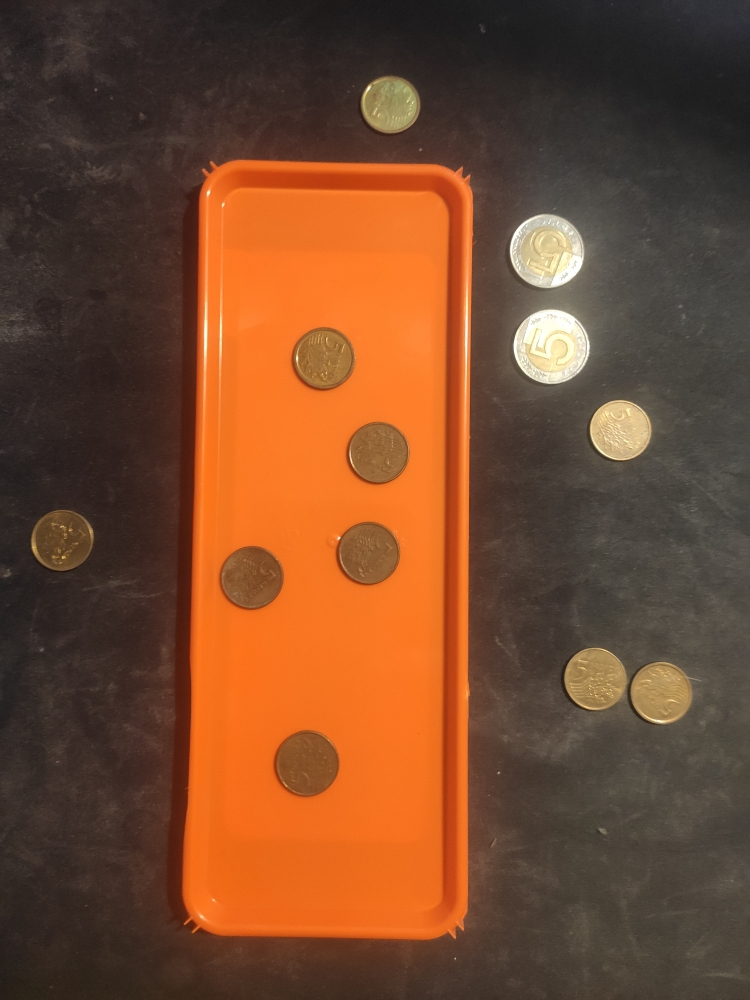
#> input picture MP2/tray1.jpg, 750 x 1000 px, given in place of movingball.mp4, which was not available
$ jupyter execute WMA01.ipynb   (text cells are left out)
#> lines starting #> are read from the running program, lines starting #| are printed output that depends on the picture; after the words box and inside, x2 and y2 are one past the last pixel; in counts of white or black regions, pixels touching at a corner belong together; pictures that were not available may be replaced by others from this repository, and a replacement may not be noted
[cell 1]
import cv2 as cv
import numpy as np

# Open the video file
cap = cv.VideoCapture("movingball.mp4")

while cap.isOpened():
    # Take each frame
    ret, frame = cap.read()
#> frame is the input picture: shape (1000, 750, 3); mean B, G, R 46.1, 73.5, 117.8

    # Check if frame reading was successful
    if not ret:
        break

    # Resize frame to a smaller size
    frame = cv.resize(frame, (480, 640))
#> frame: shape (640, 480, 3)

    # Convert BGR to HSV
    hsv = cv.cvtColor(frame, cv.COLOR_BGR2HSV)
#> hsv: shape (640, 480, 3); mean H, S, V 14.7, 113.6, 117.7

    # Define range of red color in HSV
    lower_red = np.array([0, 80, 180])
    upper_red = np.array([180, 255, 255])

    # Threshold the HSV image to get only red colors
    mask = cv.inRange(hsv, lower_red, upper_red)
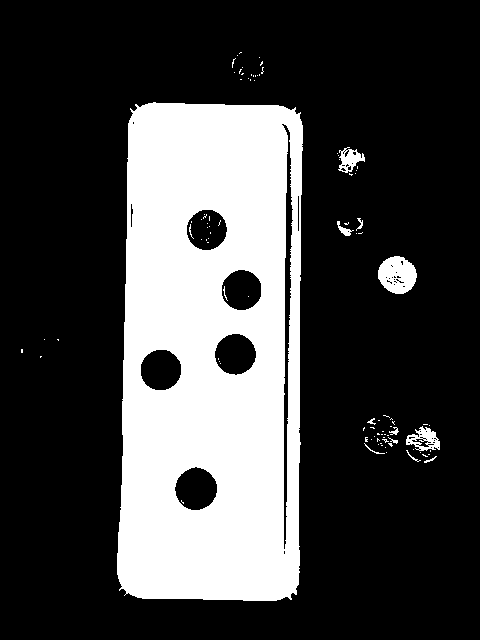
#> mask: shape (640, 480); 26.5% white; 97 white regions (84 under 20 px), largest, box (x1, y1, x2, y2) and area: (117, 102, 303, 601) 79037, (378, 256, 417, 294) 1080, (406, 426, 440, 451) 442

    # Apply erosion to reduce noise in the mask
    kernel = np.ones((5, 5), np.uint8)
    erosion = cv.erode(mask, kernel, iterations=1)
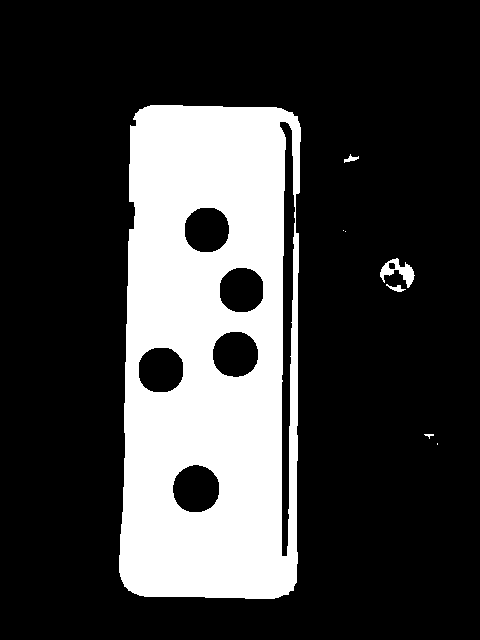
#> erosion: shape (640, 480); 23.8% white; 8 white regions (3 under 20 px), largest, box (x1, y1, x2, y2) and area: (119, 105, 301, 599) 72422, (380, 258, 415, 288) 428, (386, 284, 406, 292) 69, (344, 154, 359, 163) 58, (424, 434, 434, 439) 23

    # Apply dilation to enhance the mask
    dilation = cv.dilate(erosion, kernel, iterations=1)
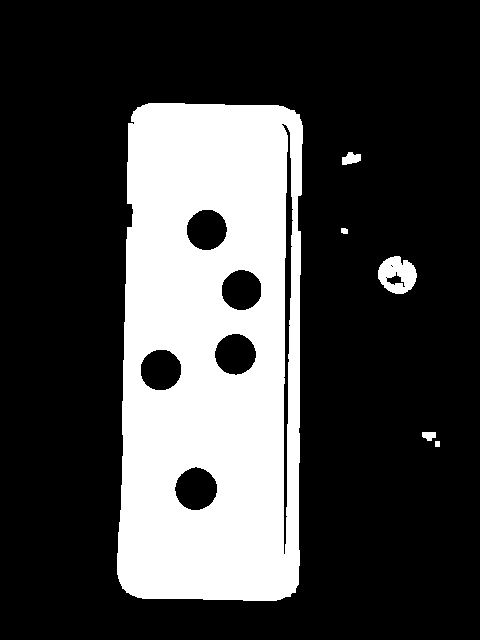
#> dilation: shape (640, 480); 26.1% white; 6 white regions, box (x1, y1, x2, y2) and area: (117, 103, 303, 601) 78730, (378, 256, 417, 294) 1003, (342, 152, 361, 165) 174, (422, 432, 436, 441) 99, (341, 228, 348, 234) 38, (435, 441, 440, 447) 30

    # Bitwise-AND mask and original image
    res = cv.bitwise_and(frame, frame, mask=dilation)
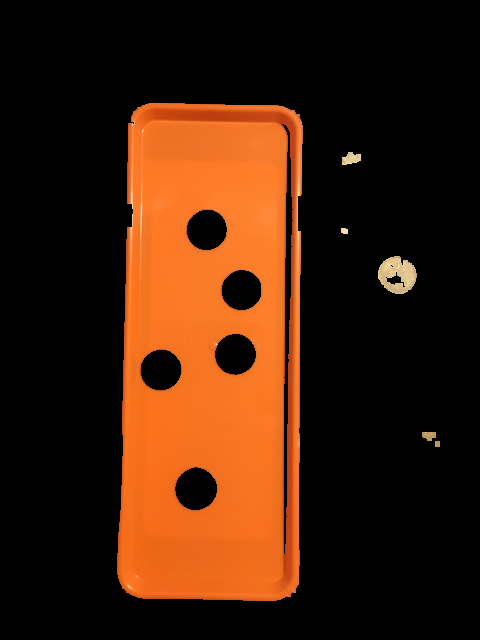
#> res: shape (640, 480, 3); mean B, G, R 9.6, 30.1, 63

    # Calculate the moments of the dilation
    M = cv.moments(dilation)
#> M = moments, m00 20418870, centre m10/m00, m01/m00 = (213.3, 353.5)

    # Calculate the centroid of the object
    cX = int(M["m10"] / M["m00"])
#> cX = 213
    cY = int(M["m01"] / M["m00"])
#> cY = 353

    # Draw a circle at the centroid position
    cv.circle(frame, (cX, cY), 5, (255, 0, 0), -1)
#> frame: shape (640, 480, 3); mean B, G, R 46, 73.3, 117.6

    # Display the resulting frame with the detected object
    cv.imshow('res', res)

    # Check for the 'q' key press to exit the loop
    if cv.waitKey(1) == ord('q'):
#> (key q is pressed here)
        break

# Release the video capture and close all windows
cap.release()
cv.destroyAllWindows()

$ run again, on MP2/tray3.jpg
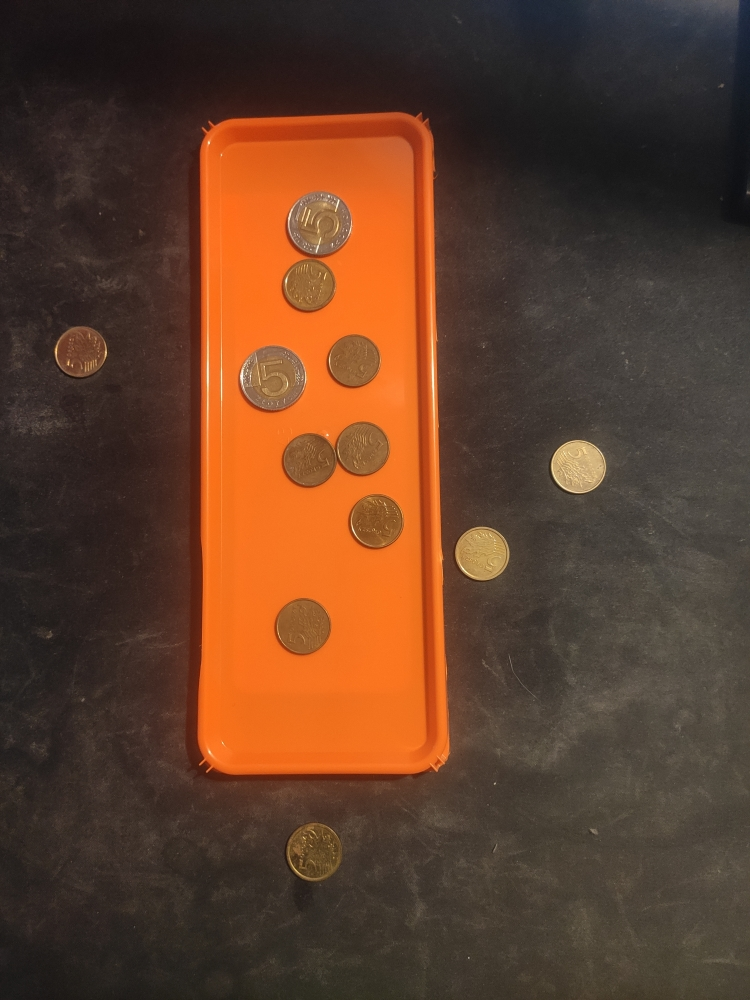
#> input picture MP2/tray3.jpg, 750 x 1000 px, given in place of movingball.mp4, which was not available
#> frame is the input picture: shape (1000, 750, 3); mean B, G, R 42.5, 62.6, 96.3
#> hsv: shape (640, 480, 3); mean H, S, V 21.9, 101, 96.6
#> `mask = cv.inRange(hsv, lower_red, upper_red)`:
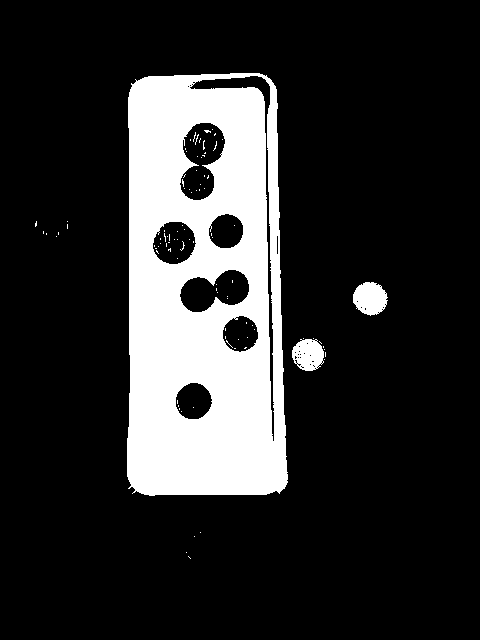
#> mask: shape (640, 480); 18.1% white; 95 white regions (92 under 20 px), largest, box (x1, y1, x2, y2) and area: (127, 73, 288, 496) 53696, (353, 282, 388, 316) 877, (292, 339, 324, 371) 772
#> erosion: shape (640, 480); 15.6% white; 5 white regions (2 under 20 px), largest, box (x1, y1, x2, y2) and area: (129, 76, 286, 494) 47028, (355, 284, 385, 313) 543, (299, 342, 322, 369) 281
#> dilation: shape (640, 480); 17.8% white; 4 white regions, box (x1, y1, x2, y2) and area: (127, 73, 288, 496) 53399, (353, 282, 387, 315) 803, (297, 340, 324, 371) 581, (293, 346, 299, 352) 35
#> `res = cv.bitwise_and(frame, frame, mask=dilation)`:
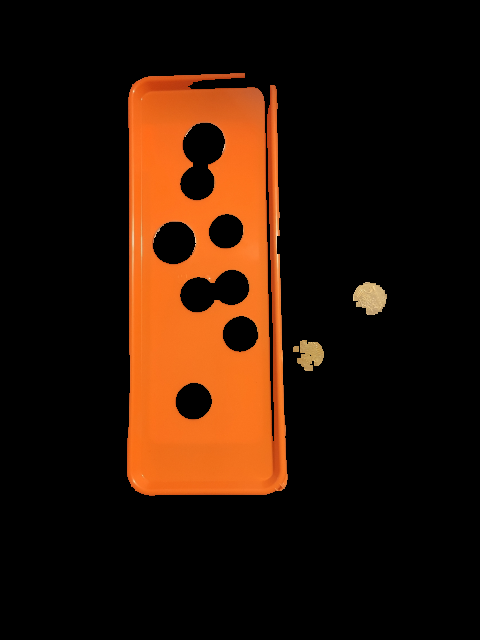
#> res: shape (640, 480, 3); mean B, G, R 6.3, 20.1, 42.7
#> M = moments, m00 13978590, centre m10/m00, m01/m00 = (206.4, 296.1)
#> cX = 206
#> cY = 296

$ run again, on MP2/tray4.jpg
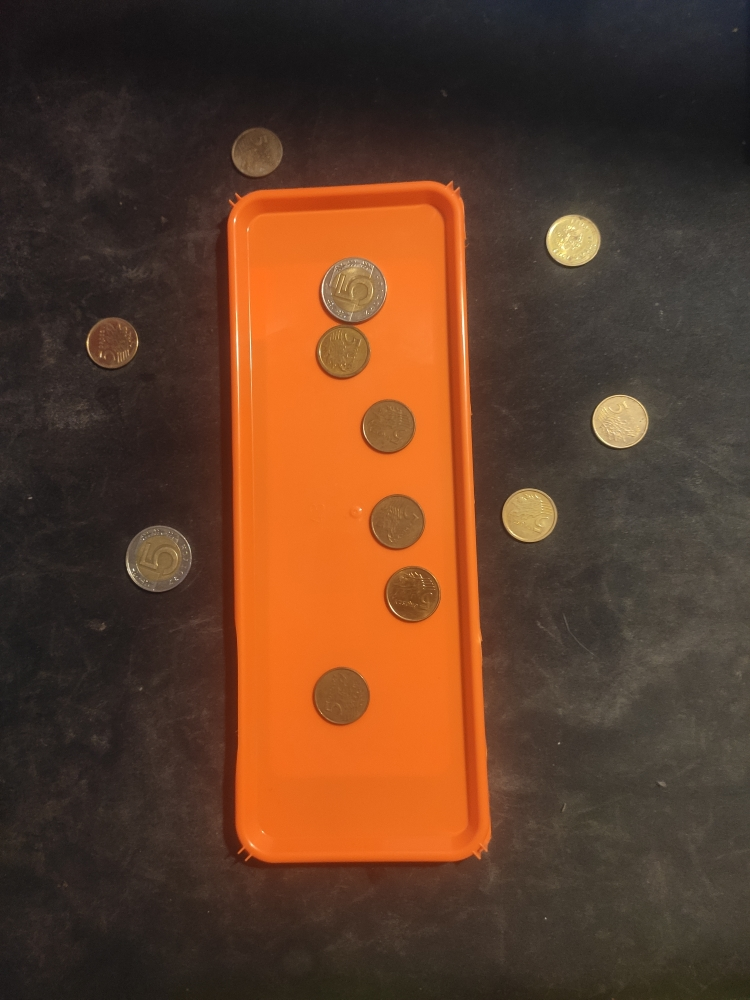
#> input picture MP2/tray4.jpg, 750 x 1000 px, given in place of movingball.mp4, which was not available
#> frame is the input picture: shape (1000, 750, 3); mean B, G, R 40.6, 61.5, 95.5
#> hsv: shape (640, 480, 3); mean H, S, V 23.5, 100.3, 95.7
#> `mask = cv.inRange(hsv, lower_red, upper_red)`:
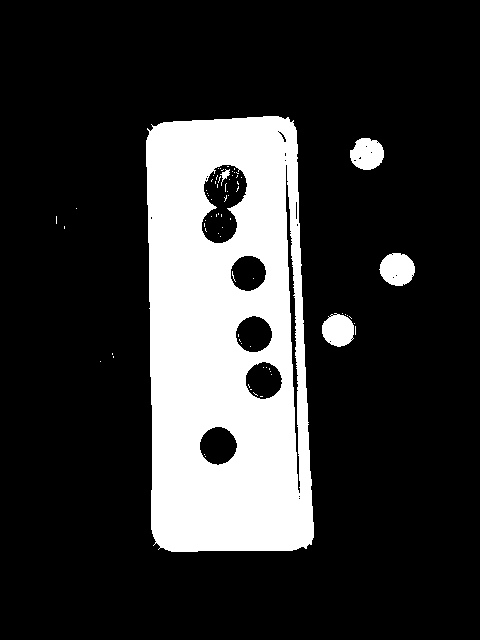
#> mask: shape (640, 480); 20.2% white; 73 white regions (68 under 20 px), largest, box (x1, y1, x2, y2) and area: (146, 116, 314, 552) 59163, (379, 253, 415, 286) 907, (350, 138, 384, 170) 834, (322, 313, 354, 347) 824, (220, 169, 230, 186) 63
#> erosion: shape (640, 480); 17.8% white; 5 white regions (1 under 20 px), largest, box (x1, y1, x2, y2) and area: (148, 118, 312, 550) 53168, (382, 255, 413, 284) 598, (324, 317, 352, 344) 564, (352, 140, 382, 168) 486
#> dilation: shape (640, 480); 20% white; 5 white regions, box (x1, y1, x2, y2) and area: (146, 116, 314, 552) 58976, (380, 253, 415, 286) 896, (350, 138, 384, 170) 819, (322, 315, 354, 346) 800, (222, 172, 227, 178) 30
#> `res = cv.bitwise_and(frame, frame, mask=dilation)`:
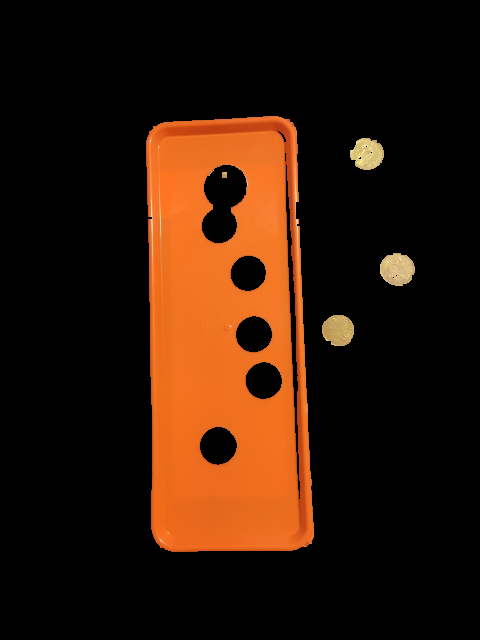
#> res: shape (640, 480, 3); mean B, G, R 7.6, 22.8, 47.1
#> M = moments, m00 15687855, centre m10/m00, m01/m00 = (230.4, 338.1)
#> cX = 230
#> cY = 338
